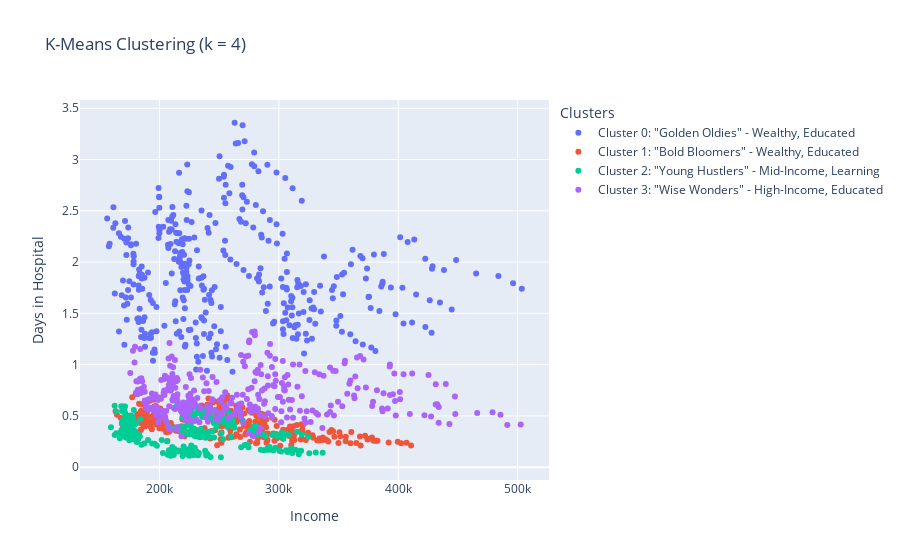

Source (notebook cell):
### Markdown cell above
As it shown the age categories as separated really good using the unsupervised method K-means. From thisn analysis we obtain that cluster 0 consists of people between 60-65 and clusters 1,2,3 from people between 40-49, 30-39 and 50-59 respectively.

### Code cell
# Assign descriptions to each cluster :P
cluster_descriptions = {
    0: 'Cluster 0: "Golden Oldies" - Wealthy, Educated',
    1: 'Cluster 1: "Bold Bloomers" - Wealthy, Educated',
    2: 'Cluster 2: "Young Hustlers" - Mid-Income, Learning',
    3: 'Cluster 3: "Wise Wonders" - High-Income, Educated'
}

# Create an empty figure
fig = go.Figure()

# Add a scatter plot for each cluster in ascending order
for i in sorted(df_cluster["cluster"].unique()):
    df_cluster_i = df_cluster[df_cluster["cluster"] == i]
    fig.add_trace(go.Scatter(
        x=df_cluster_i["income"], 
        y=df_cluster_i["days in hospital"],
        mode='markers',
        name=cluster_descriptions[i]
    ))

# Set the title and labels
fig.update_layout(
    title="K-Means Clustering (k = {})".format(k),
    xaxis_title="Income",
    yaxis_title="Days in Hospital",
    legend_title="Clusters"
)

# Show the figure
fig.show()

fig.write_html('Cluster_plot.html')

### Figure 1 — Plotly figure (JSON) as saved in the notebook; plotly's stock layout.template omitted (floating-point values rounded to 4 significant figures; data arrays with more than 128 entries replaced by an {"elided": "..."} marker saying what was removed)
{"data": [{"mode": "markers", "name": "Cluster 0: \"Golden Oldies\" - Wealthy, Educated", "type": "scatter", "x": {"elided": "364 float values"}, "y": {"elided": "364 float values"}}, {"mode": "markers", "name": "Cluster 1: \"Bold Bloomers\" - Wealthy, Educated", "type": "scatter", "x": {"elided": "336 float values"}, "y": {"elided": "336 float values"}}, {"mode": "markers", "name": "Cluster 2: \"Young Hustlers\" - Mid-Income, Learning", "type": "scatter", "x": {"elided": "336 float values"}, "y": {"elided": "336 float values"}}, {"mode": "markers", "name": "Cluster 3: \"Wise Wonders\" - High-Income, Educated", "type": "scatter", "x": {"elided": "336 float values"}, "y": {"elided": "336 float values"}}], "layout": {"legend": {"title": {"text": "Clusters"}}, "title": {"text": "K-Means Clustering (k = 4)"}, "xaxis": {"title": {"text": "Income"}}, "yaxis": {"title": {"text": "Days in Hospital"}}}}
